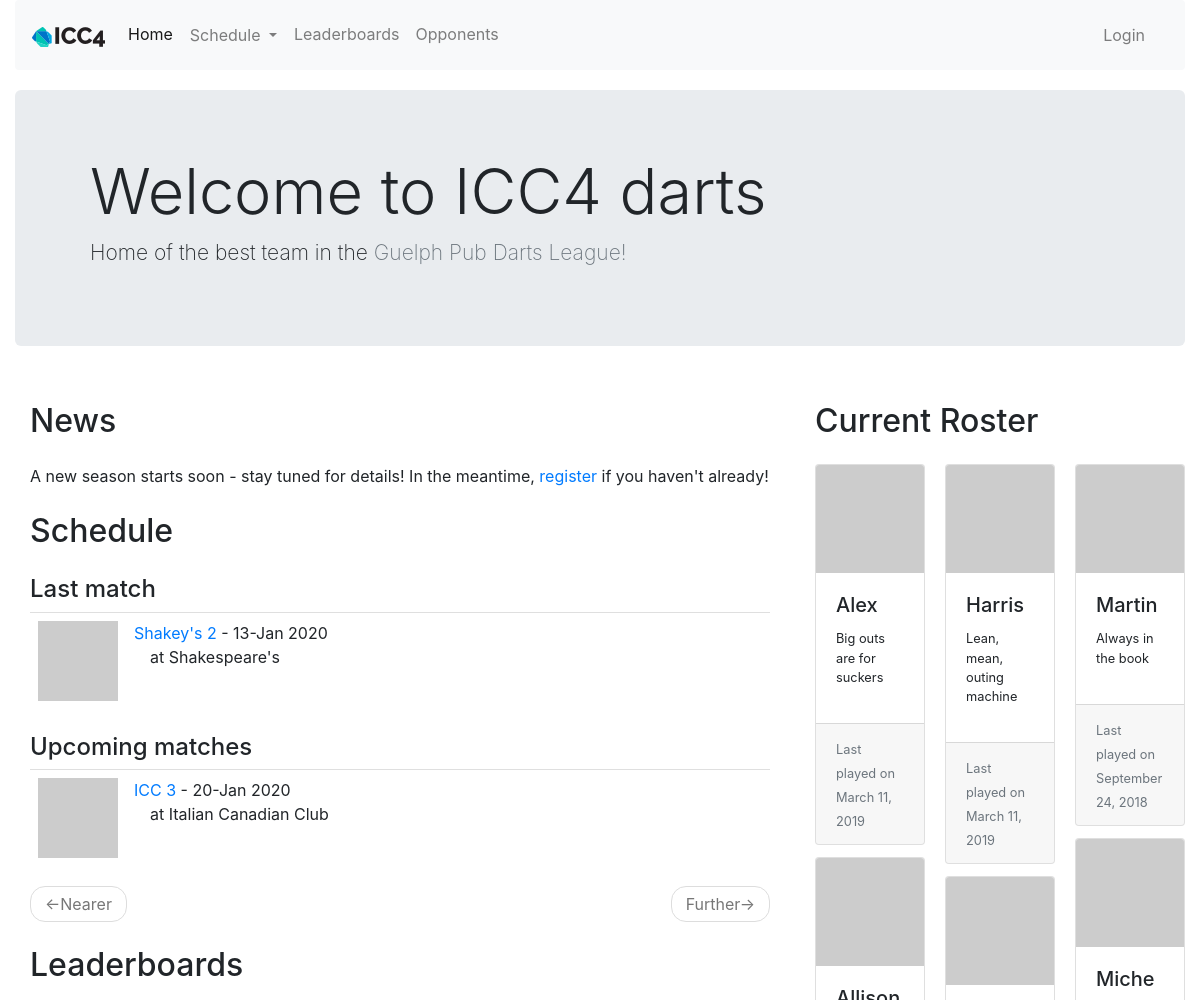
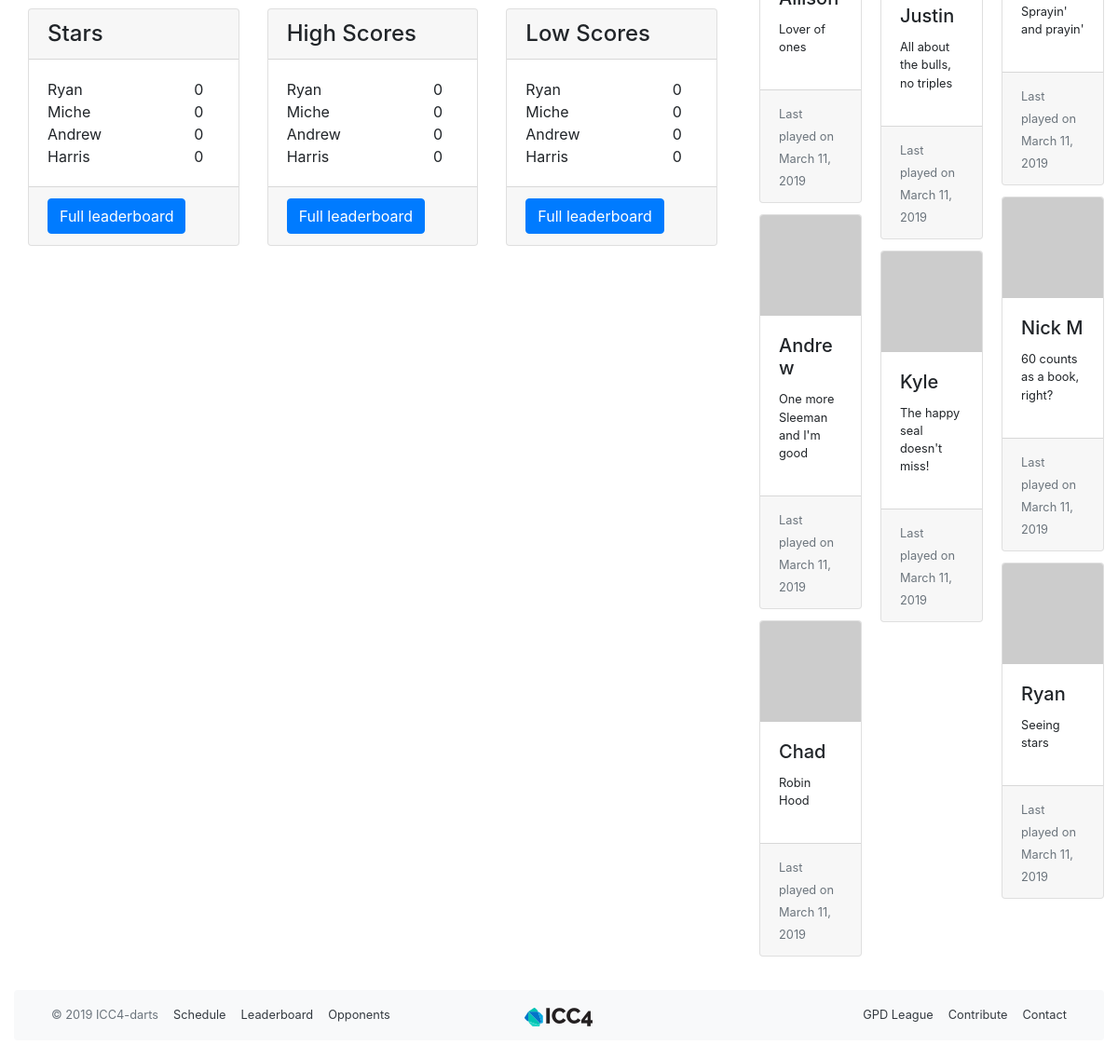
/index, run on the app's committed database (2 pictures, top to bottom).
### app/models.py (models this page shows, shortened)
class Team(db.Model):
    id = db.Column(db.Integer, primary_key=True)
    name = db.Column(db.String(64), index=True, unique=True)
    home_location = db.Column(db.String(64), index=True)
    address = db.Column(db.String(128), index=True)
    matches = db.relationship('Match', back_populates='opponent', lazy='dynamic')
    def avatar(self, size):
        digest = md5(self.name.lower().encode('utf-8')).hexdigest()
        return 'https://www.gravatar.com/avatar/{}?d=wavatar&s={}'.format(
            digest, size)

class Match(db.Model):
    id = db.Column(db.Integer, primary_key=True)
    opponent_id = db.Column(db.Integer, db. ForeignKey('team.id'))
    opponent = db.relationship('Team', back_populates='matches')
    date = db.Column(db.Date, index=True, default=date.today())
    location = db.Column(db.String(64))
    home_away = db.Column(db.String(32), index=True)
    match_type = db.Column(db.String(32), index=True)
    games = db.relationship('Game', back_populates='match', lazy='dynamic')
    team_score = db.Column(db.Integer, index=True)
    opponent_score = db.Column(db.Integer, index=True)
    win = db.Column(db.Boolean, index=True, default=None)
    overtime = db.Column(db.Boolean, index=True, default=False)
    match_summary = db.Column(db.String(512))
    food = db.Column(db.String(128))
    season_id = db.Column(db.Integer, db. ForeignKey('season.id'))
    season = db.relationship('Season', back_populates='matches')
    match_stats = db.relationship('MatchStats', uselist=False, back_populates='match')
    high_scores = db.relationship('HighScore', back_populates='match', lazy='dynamic')
    low_scores = db.relationship('LowScore', back_populates='match', lazy='dynamic')
    checked_players = association_proxy('checked_players_association', 'player')
    reminder_email_sent = db.Column(db.Date)

class Player(db.Model):
    id = db.Column(db.Integer, primary_key=True)
    nickname = db.Column(db.String(64), index=True, unique=True)
    first_name = db.Column(db.String(64), index=True)
    last_name = db.Column(db.String(64), index=True)
    tagline = db.Column(db.String(64))
    is_active = db.Column(db.Boolean, index=True, default=True)
    games = association_proxy('games_association', 'game')
    last_match_id = db.Column(db.Integer, db.ForeignKey('match.id'))
    last_match = db.relationship('Match', foreign_keys=[last_match_id])
    first_match_id = db.Column(db.Integer, db.ForeignKey('match.id'))
    first_match = db.relationship('Match', foreign_keys=[first_match_id])
    high_scores = db.relationship('HighScore', back_populates='player', lazy='dynamic')
    low_scores = db.relationship('LowScore', back_populates='player', lazy='dynamic')
    user_id = db.Column(db.Integer, db.ForeignKey('user.id'))
    user = db.relationship('User', back_populates='player')
    checked_matches = association_proxy('checked_matches_association', 'match')
    def avatar(self, size):
        if self.user:
            return self.user.avatar(size)
        else:
            digest = md5(self.nickname.lower().encode('utf-8')).hexdigest()
        return 'https://www.gravatar.com/avatar/{}?d=robohash&s={}'.format(
            digest, size)
    def tidbit(self):
        phrases = ['Bull\'s-eye hunter', 'Lean, mean, outing machine', 'All about the bulls, no triples',
            'Sprayin\' and prayin\'', 'Lover of ones', 'Only shoots 19\'s', 'Double 8 or bust', 'Triple 20 is my jam',
            'Fish and chips are good', 'Always wants to diddle', 'Big outs are for suckers', '60 counts as a book, right?',
            'One more Sleeman and I\'m good', 'Steady hands and a sharp eye', 'Will pay for triples', 'Shanghai for the win',
            'Low scores are sexy', 'Always in the book', 'Seeing stars', 'Shooter McGavin', 'Robin Hood',
            'Is this board regulation height?', 'I\'m only here for the snacks', 'Chalker\'s beer royalty']
        return random.choice(phrases)

class PlayerSeasonStats(db.Model):
    id = db.Column(db.Integer, primary_key=True)
    player_id = db.Column(db.Integer, db. ForeignKey('player.id'))
    player = db.relationship('Player')
    season_id = db.Column(db.Integer, db. ForeignKey('season.id'))
    season = db.relationship('Season')
    matches_played = db.Column(db.Integer)
    matches_won = db.Column(db.Integer)
    matches_lost = db.Column(db.Integer)
    games_played = db.Column(db.Integer)
    games_won = db.Column(db.Integer)
    games_lost = db.Column(db.Integer)
    total_stars = db.Column(db.Integer)
    total_high_scores = db.Column(db.Integer)
    total_low_scores = db.Column(db.Integer)

### app/main/routes.py (the view)
@bp.route('/', methods=['GET', 'POST'])
@bp.route('/index', methods=['GET', 'POST'])
def index():
    all_players = Player.query.filter_by(is_active=True).order_by(Player.nickname).all()
    page = request.args.get('page', 1, type=int)
    last_match = Match.query.filter(Match.date<date.today()).order_by(Match.date.desc()).first()
    schedule = Match.query.filter(Match.date>=date.today()).order_by(Match.date).paginate(
        page, current_app.config['MATCH_PER_PAGE'], False)
    next_url = url_for('main.index', page=schedule.next_num) \
        if schedule.has_next else None
    prev_url = url_for('main.index', page=schedule.prev_num) \
        if schedule.has_prev else None
    leader_board_list = [
        LeaderBoardCard('Stars',PlayerSeasonStats.query.join(Player).\
            filter(PlayerSeasonStats.season==current_season()).\
            with_entities(Player.nickname,PlayerSeasonStats.total_stars).\
            order_by(PlayerSeasonStats.total_stars.desc()).limit(4).all()),
        LeaderBoardCard('High Scores',PlayerSeasonStats.query.join(Player).\
            filter(PlayerSeasonStats.season==current_season()).\
            with_entities(Player.nickname,PlayerSeasonStats.total_high_scores).\
            order_by(PlayerSeasonStats.total_high_scores.desc()).limit(4).all()),
        LeaderBoardCard('Low Scores',PlayerSeasonStats.query.join(Player).\
            filter(PlayerSeasonStats.season==current_season()).\
            with_entities(Player.nickname,PlayerSeasonStats.total_low_scores).\
            order_by(PlayerSeasonStats.total_low_scores.desc()).limit(4).all()) ]
    return render_template('index.html', title=None,
        schedule=schedule.items, next_url=next_url, prev_url=prev_url,
        all_players=all_players, last_match=last_match,leader_board_list=leader_board_list)

### app/main/leaderboard_card.py (called while the page is built)
    def get_list(self):
        return self.columns

### app/main/routes.py (called while the page is built)
@bp.before_request
def before_request():
    g.all_seasons = Season.query.order_by(Season.start_date.desc()).all()

### app/models.py (called while the page is built)
def current_season(last=0):
    return season_from_date(date.today()-last*timedelta(365))

def season_from_date(date):
    season = Season.query.filter(Season.start_date <= date).filter(Season.end_date >= date).first()
    if season is None:
        season = Season.query.order_by(Season.end_date.desc()).first()
    return season

    def avatar(self, size):
        digest = md5(self.email.lower().encode('utf-8')).hexdigest()
        return 'https://www.gravatar.com/avatar/{}?d=robohash&s={}'.format(
            digest, size)

### app/templates/index.html (shortened to what this page needs)
{% extends "base.html" %}
{% import 'bootstrap/wtf.html' as wtf %}
{% from "_leaderboard.html" import draw_leaderboard with context %}
{% block head %}
{{ super() }}
{% endblock %}
{% block app_content %}
<div class="jumbotron jumbotron-fluid">
  <div class="container">
    <h1 class="display-4">Welcome to ICC4 darts</h1>
    <p class="lead">Home of the best team in the <a class="text-muted" target="_blank" href="http://www.sentex.net/~pmartin/">Guelph Pub Darts League!</a></p>
  </div>
</div>
<div class="row">
  <div class="col-lg-8">
    <div class="col">
      <h2 class="my-4">News</h2>
      <p>A new season starts soon - stay tuned for details! In the meantime,
        <a href="{{ url_for('auth.login') }}"> register</a> if you haven't already!</p>
    </div>
    <div class="col">
      <h2 class="my-4">Schedule</h2>
      <h4>Last match</h4>
      {% if last_match %}
      {% with match = last_match %}
        {% include '_match.html' %}
      {% endwith %}
      {% endif %}
      <br>
      <h4>Upcoming matches</h4>
      {% for match in schedule %}
        {% include '_match.html' %}
      {% endfor %}
      <nav aria-label="...">
        <ul class="pager">
          <li class="previous{% if not prev_url %} disabled{% endif %}">
            <a href="{{ prev_url or '#' }}">
              <span aria-hidden="true">&larr;</span>Nearer
            </a>
          </li>
          <li class="next{% if not next_url %} disabled{% endif %}">
            <a href="{{ next_url or '#' }}">
              Further<span aria-hidden="true">&rarr;</span>
            </a>
          </li>
        </ul>
      </nav>
    </div>
    <div class="col">
    <h2 class="my-4">Leaderboards</h2>
      <div class="row">
          {% for card in leader_board_list %}
              {{  draw_leaderboard(card)  }}
          {% endfor %}
      </div>
    </div>
  </div>
  <div class="col-lg-4">
  <h2 class="my-4">Current Roster</h2>
    <div class="card-columns">
    {% for player in all_players %}
    {% include '_player.html' %}
    {% endfor %}
    </div>
  </div>
</div>
{% endblock %}

### app/templates/_leaderboard.html
{% macro draw_leaderboard(leaderboard_card) %}
<div class="col-lg-4 mb-4">
    <div class="card h-100">
        <h4 class="card-header">{{leaderboard_card.name}}</h4>
        <div class="card-body">
            <table style="width:100%">
                {% for rows in leaderboard_card.get_list() %}
                <tr>
                    {% for i in rows %}
                        <td> {{ i }} </td>
                    {% endfor %}
                </tr>
                {% endfor %}
            </table>
        </div>
        <div class="card-footer">
            <a href="{{ [url_for('main.leaderboard', year_str='current'), '?board=', leaderboard_card.name.lower()]|join('') }}" class="btn btn-primary">Full leaderboard</a>
        </div>
    </div>
</div>
{% endmacro %}

### app/templates/_match.html (shortened to what this page needs)
<div class="match-card">
    <div class="team-avatar">
        <img src="{{ match.opponent.avatar(70) }}">
    </div>
    <div class="team-info">
        <a href="{{ url_for('main.opponent', id=match.opponent_id) }}">
            {{ match.opponent.name }}
        </a>
        - {{ match.date.strftime('%d-%b %Y') }}
        <br>
        {% if match.home_away == 'away' %}
        &emsp;at {{ match.opponent.home_location }}
        {% else %}
        &emsp;at Italian Canadian Club
        {% endif %}
        {% if match.win != None %}
        <h5>{% if match.win == True %}W{% else %}L{% endif %}&ensp;
            <small>{{ match.team_score }} - {{ match.opponent_score }}</small>
        </h5>
        {% else %}
        <h5>&ensp;</h5>
        {% endif %}
    </div>
</div>

### app/templates/_player.html
<div class="card d-inline-block">
  <a href="{{ url_for('main.player', nickname=player.nickname) }}"><img class="card-img-top" src="{{ player.avatar(256) }}" alt="{{ player.nickname }}"></a>
  <div class="card-body">
    <h5 class="card-title">{{ player.nickname }}</h5>
    <small><p>
    {% if player.tagline %}{{ player.tagline }}
    {% else %}{{ player.tidbit() }}
    {% endif %}
  </p>
    </small>
  </div>
  <div class="card-footer">
    <small class="text-muted">
      {% if player.last_match %}Last played on {{ player.last_match.date.strftime('%B %d, %Y') }}
      {% else %}New player!
      {% endif %}
    </small>
  </div>
</div>

### app/static/css/main.css (style rules this page uses)
html { font-size: 100%; }
.match-card { border-top: 1px solid rgba(0,0,0,.125); text-decoration: none; display: block; position:relative; }
.team-avatar { display: inline-block; float: left; padding: 8px; }
.team-info { display:inline-block; padding: 8px; z-index: 2; position:relative; }

### app/templates/index.html (style rules this page uses)
@media (min-width:256px) { .card-columns { column-count: 3; } }
@media (min-width:576px) { .card-columns { column-count: 3; } }
@media (min-width:768px) { .card-columns { column-count: 4; } }
@media (min-width:992px) { .card-columns { column-count: 2; } }
@media (min-width:1200px) { .card-columns { column-count: 3; } }

### data on the page
Team: opponent.name "Shakey's 2", opponent.home_location "Shakespeare's"
Match: date "13-Jan 2020"
Match: opponent.name "ICC 3", date "20-Jan 2020", home_away "at Italian Canadian Club"
PlayerSeasonStats: rows "0" "0" "0"
Player: nickname "Ryan", tidbit "Seeing stars", last_match "March 11, 2019"
PlayerSeasonStats: rows "0" "0" "0"
Player: nickname "Miche", tidbit "Sprayin' and prayin'", last_match "March 11, 2019"
PlayerSeasonStats: rows "0" "0" "0"
Player: nickname "Andrew", tidbit "One more Sleeman and I'm good", last_match "March 11, 2019"
PlayerSeasonStats: rows "0" "0" "0"
Player: nickname "Harris", tidbit "Lean, mean, outing machine", last_match "March 11, 2019"
Player: nickname "Alex", tidbit "Big outs are for suckers", last_match "March 11, 2019"
Player: nickname "Allison", tidbit "Lover of ones", last_match "March 11, 2019"
Player: nickname "Chad", tidbit "Robin Hood", last_match "March 11, 2019"
Player: nickname "Justin", tidbit "All about the bulls, no triples", last_match "March 11, 2019"
Player: nickname "Kyle", tagline "The happy seal doesn't miss!", last_match "March 11, 2019"
Player: nickname "Martin", tidbit "Always in the book", last_match "September 24, 2018"
Player: nickname "Nick M", tidbit "60 counts as a book, right?", last_match "March 11, 2019"

### other printed values
{{ leaderboard_card.name }} "Stars" "High Scores" "Low Scores"
